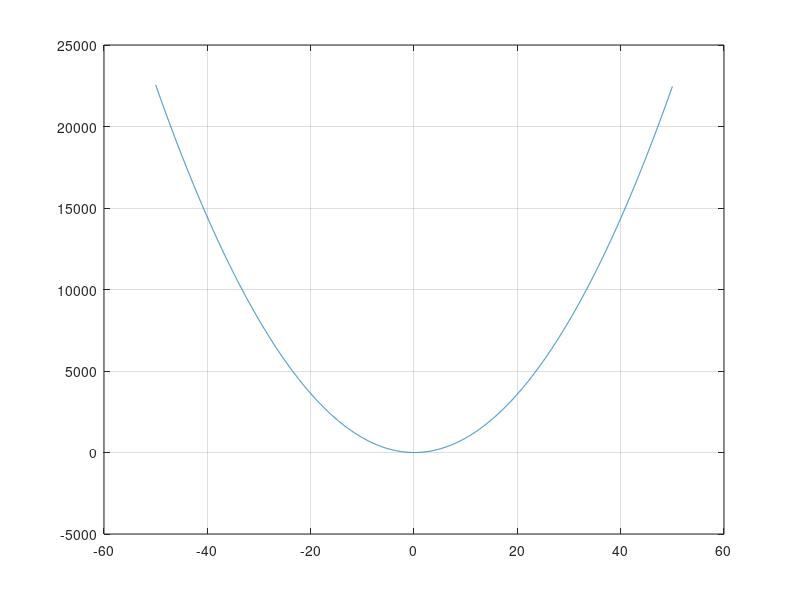

This chart was generated by the following MATLAB code: (Note: this script raises an error after producing the figure.)
%Uppg. 1
p = [1 4 -84 -304 1280 3072];
roots(p)
polyval(p,8)
polyval(p,-6)
%% uppg. 2
g = poly([-5, -4, 2, 6]);
h = linspace (-50, 50, 10000);
plot(h, polyval(g,h))
axis([-100 100 -10 50])
%% uppg. 3
fun = @(x) 2.*(x.^3) + 3.*sin(2.*x)
%%
q = integral(fun, 1.2, 2.7)
plot(h,fun(h))
%% uppg. 4
u = @(x) cos(exp(x))./(1-x);
fplot(u,[2 3])
grid on
[x,y] = fminbnd(u,2,3)
%% uppg 5
v = @(x) exp(-x.^2) - 9.*x.^2 + x;
v2= @(x) -v(x)
plot(h,v2(h))
grid on
fminbnd(v2, -5, 5)
v(0.05)
%%
fsolve(v, [-0.25, 0.4])
%% uppg 6
help diag
%%
A = 5*diag(ones(9,1),1) + 5*diag(ones(9,1),-1) + 2*eye(10)
det(A)
%%
help repmat
%% uppg 7
m = complexmat1(5, -2+i, 1-i)
%% uppg 8
z = 0.5 + 0.5*i
%%
z = z * z
z = z * z
%% uppg 9
converge11(0.5+0.5i)
%%
converge11(1.1)
%% Uppg. 10
m = complexmat1(5, -2+i, 1-i)
%%
v = arrayfun(@converge11, m)
%%
image(v)
%% Uppg. 11
b = complexmat1(1000, -2+i, 1-i)
%%
a = arrayfun(@converge11, b)
%%
%image(a)
%%
%c = arrayfun(@converge22, b)
